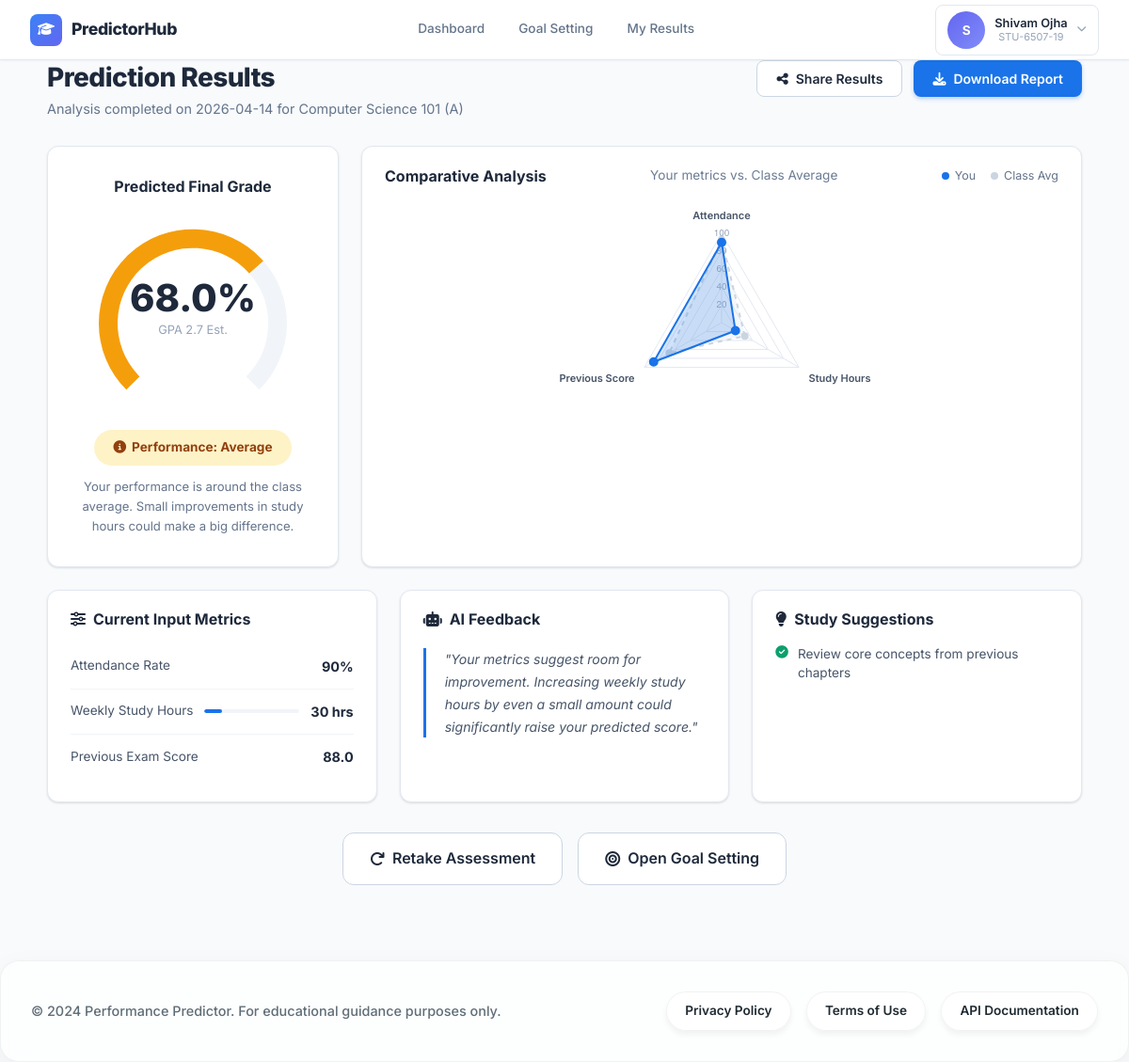
The page /student/result/24 (signed in) on the database its author committed.
### models/entities.py (models this page shows)
class Prediction(db.Model):
    __tablename__ = "predictions"
    id = db.Column(db.Integer, primary_key=True)
    user_id = db.Column(db.Integer, db.ForeignKey("users.id"), nullable=False, index=True)
    attendance = db.Column(db.Float, nullable=False)
    study_hours = db.Column(db.Float, nullable=False)
    previous_marks = db.Column(db.Float, nullable=False)
    assignments = db.Column(db.Float, nullable=False, default=0)
    internal_marks = db.Column(db.Float, nullable=False, default=0)
    class_name = db.Column(db.Text, nullable=False, index=True)
    section = db.Column(db.Text, default="A")
    predicted_score = db.Column(db.Float, nullable=False, index=True)
    performance_label = db.Column(db.Text, nullable=False, index=True)
    created_at = db.Column(db.DateTime, server_default=db.func.current_timestamp(), index=True)
    gender = db.Column(db.Text, nullable=True)
    extracurricular = db.Column(db.Text, nullable=True)
    internet_access = db.Column(db.Text, nullable=True)
    parental_education = db.Column(db.Text, nullable=True)
    user = db.relationship("User", back_populates="predictions")

### routes/student.py (the view)
@student_bp.route("/student/result/<int:pred_id>")
@login_required
def student_result(pred_id):
    prediction = Prediction.query.filter_by(id=pred_id, user_id=session["user_id"]).first()
    if not prediction:
        flash("Prediction not found.", "danger")
        return redirect(url_for("student.student_dashboard"))
    class_avg = (
        db.session.query(
            func.avg(Prediction.attendance).label("avg_attendance"),
            func.avg(Prediction.study_hours).label("avg_study"),
            func.avg(Prediction.previous_marks).label("avg_marks"),
            func.avg(Prediction.predicted_score).label("avg_score"),
        )
        .filter(Prediction.class_name == prediction.class_name)
        .first()
    )
    return render_template("student/result.html", prediction=prediction, class_avg=class_avg)

### templates/student/result.html (shortened to what this page needs)
{% extends "base.html" %}
{% block content %}
<div class="results-page">
    <div class="results-header">
        <div>
            <h1 class="page-title">Prediction Results</h1>
            <p class="page-subtitle">Analysis completed on {{ prediction.created_at.strftime('%Y-%m-%d') if prediction.created_at else 'Today' }} for {{ prediction.class_name }} ({{ prediction.section }})</p>
        </div>
        <div class="results-actions">
            <button class="btn btn-outline" onclick="window.print()">
                <i class="fas fa-share-alt"></i> Share Results
            </button>
            <button class="btn btn-primary" onclick="window.print()">
                <i class="fas fa-download"></i> Download Report
            </button>
        </div>
    </div>
    <div class="results-grid">
        <div class="card result-grade-card">
            <h3 class="card-title-center">Predicted Final Grade</h3>
            <div class="gauge-container">
                <canvas id="gaugeChart" width="200" height="200"></canvas>
                <div class="gauge-center-text">
                    <span class="gauge-score">{{ prediction.predicted_score }}%</span>
                    <span class="gauge-gpa">GPA {{ (prediction.predicted_score / 25)|round(1) }} Est.</span>
                </div>
            </div>
            <div class="performance-badge performance-{{ prediction.performance_label|lower }}">
                <i class="fas fa-{% if prediction.performance_label == 'Good' %}check-circle{% elif prediction.performance_label == 'Average' %}info-circle{% else %}exclamation-triangle{% endif %}"></i>
                Performance: {{ prediction.performance_label }}
            </div>
            <p class="result-note">
                {% if prediction.performance_label == 'Good' %}
                Your performance is currently in the top 15% of your class cohort. Keep up the consistent effort.
                {% elif prediction.performance_label == 'Average' %}
                Your performance is around the class average. Small improvements in study hours could make a big difference.
                {% else %}
                Your performance needs attention. Consider connecting with a tutor or advisor for additional support.
                {% endif %}
            </p>
        </div>
        <div class="card comparative-card">
            <div class="card-header">
                <h3>Comparative Analysis</h3>
                <p class="card-subtitle">Your metrics vs. Class Average</p>
                <div class="legend">
                    <span class="legend-item"><span class="legend-dot blue"></span> You</span>
                    <span class="legend-item"><span class="legend-dot gray"></span> Class Avg</span>
                </div>
            </div>
            <div class="card-body chart-body">
                <canvas id="radarChart"></canvas>
            </div>
        </div>
    </div>
    <div class="results-grid results-grid-2">
        <div class="card">
            <div class="card-header">
                <h3><i class="fas fa-sliders-h"></i> Current Input Metrics</h3>
            </div>
            <div class="card-body">
                <div class="metric-row">
                    <span class="metric-name">Attendance Rate</span>
                    <span class="metric-val">{{ prediction.attendance|round(0)|int }}%</span>
                </div>
                <div class="metric-row">
                    <span class="metric-name">Weekly Study Hours</span>
                    <div class="metric-bar-wrap">
                        <div class="metric-bar" style="width: {{ (prediction.study_hours / 168 * 100)|round(0) }}%"></div>
                    </div>
                    <span class="metric-val">{{ prediction.study_hours|round(0)|int }} hrs</span>
                </div>
                <div class="metric-row">
                    <span class="metric-name">Previous Exam Score</span>
                    <span class="metric-val">{{ prediction.previous_marks|round(1) }}</span>
                </div>
            </div>
        </div>
        <div class="card ai-feedback-card">
            <div class="card-header">
                <h3><i class="fas fa-robot"></i> AI Feedback</h3>
            </div>
            <div class="card-body">
                <blockquote class="ai-quote">
                    {% if prediction.performance_label == 'Good' %}
                    "Based on your current patterns, you are on track for a high grade. Consistently maintaining your attendance and study routine will ensure success."
                    {% elif prediction.performance_label == 'Average' %}
                    "Your metrics suggest room for improvement. Increasing weekly study hours by even a small amount could significantly raise your predicted score."
                    {% else %}
                    "Your current patterns indicate a risk of falling behind. Focus on improving attendance and setting a dedicated study routine immediately."
                    {% endif %}
                </blockquote>
            </div>
        </div>
        <div class="card improvement-card">
            <div class="card-header">
                <h3><i class="fas fa-lightbulb"></i> Study Suggestions</h3>
            </div>
            <div class="card-body">
                <ul class="improvement-list">
                    <li><i class="fas fa-check-circle"></i> Review core concepts from previous chapters</li>
                </ul>
            </div>
        </div>
    </div>
    <div class="results-actions-bottom">
        <a href="{{ url_for('student.student_dashboard') }}" class="btn btn-outline btn-lg">
            <i class="fas fa-redo"></i> Retake Assessment
        </a>
        <a href="{{ url_for('student.student_goal_setting') }}" class="btn btn-outline btn-lg">
            <i class="fas fa-bullseye"></i> Open Goal Setting
        </a>
    </div>
</div>
{% endblock %}
{% block scripts %}
<script>
document.addEventListener('DOMContentLoaded', function() {
    // Gauge Chart
    const score = {{ prediction.predicted_score }};
    renderGauge('gaugeChart', score);
    // Radar Chart
    const radarData = {
        labels: ['Attendance', 'Study Hours', 'Previous Score'],
        you: [
            {{ prediction.attendance }},
            {{ (prediction.study_hours / 168 * 100)|round(1) }},
            {{ prediction.previous_marks }}
        ],
        classAvg: [
            {{ class_avg.avg_attendance|round(1) if class_avg and class_avg.avg_attendance else 75 }},
            30,
            {{ class_avg.avg_marks|round(1) if class_avg and class_avg.avg_marks else 65 }}
        ]
    };
    renderRadarChart('radarChart', radarData);
});
</script>
{% endblock %}

### rows shown on the page
Prediction: created_at "2026-04-14", class_name "Computer Science 101", section "A", predicted_score "68.0", (prediction.predicted_score/25)|round(1) "2.7", performance_label "Average", attendance "90", study_hours "30", previous_marks "88.0"

### other values the page prints
{{ session.get('user_name', 'S')[0] }} "S"
{{ session.get('user_name', 'Student') }} "Shivam Ojha"
{{ session.get('student_id', '') }} "STU-6507-19"
chart data {{ prediction.predicted_score }} 68.0
chart data {{ prediction.attendance }} 90.0
chart data {{ (prediction.study_hours / 168 * 100)|round(1) }} 17.9
chart data {{ prediction.previous_marks }} 88.0
